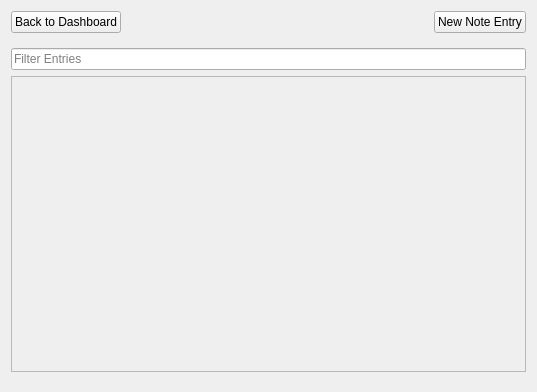
<?xml version="1.0" encoding="UTF-8"?>
<ui version="4.0">
 <class>NotesManager</class>
 <widget class="QWidget" name="NotesManager">
  <property name="geometry">
   <rect>
    <x>0</x>
    <y>0</y>
    <width>537</width>
    <height>392</height>
   </rect>
  </property>
  <property name="windowTitle">
   <string>Form</string>
  </property>
  <layout class="QVBoxLayout" name="verticalLayout">
   <item>
    <layout class="QHBoxLayout" name="horizontalLayout">
     <item>
      <widget class="QPushButton" name="backToDashboardButton">
       <property name="text">
        <string>Back to Dashboard</string>
       </property>
      </widget>
     </item>
     <item>
      <spacer name="horizontalSpacer">
       <property name="orientation">
        <enum>Qt::Horizontal</enum>
       </property>
       <property name="sizeHint" stdset="0">
        <size>
         <width>40</width>
         <height>20</height>
        </size>
       </property>
      </spacer>
     </item>
     <item>
      <widget class="QPushButton" name="addNoteButton">
       <property name="text">
        <string>New Note Entry</string>
       </property>
      </widget>
     </item>
    </layout>
   </item>
   <item>
    <widget class="QStackedWidget" name="stackedWidget">
     <property name="currentIndex">
      <number>0</number>
     </property>
     <widget class="QWidget" name="notesPage">
      <layout class="QVBoxLayout" name="verticalLayout_3">
       <property name="leftMargin">
        <number>0</number>
       </property>
       <property name="rightMargin">
        <number>0</number>
       </property>
       <item>
        <widget class="QLineEdit" name="filterEntriesInput">
         <property name="placeholderText">
          <string>Filter Entries</string>
         </property>
         <property name="clearButtonEnabled">
          <bool>true</bool>
         </property>
        </widget>
       </item>
       <item>
        <widget class="QScrollArea" name="scrollArea">
         <property name="widgetResizable">
          <bool>true</bool>
         </property>
         <widget class="QWidget" name="notesContainer">
          <property name="geometry">
           <rect>
            <x>0</x>
            <y>0</y>
            <width>517</width>
            <height>288</height>
           </rect>
          </property>
          <layout class="QVBoxLayout" name="verticalLayout_2"/>
         </widget>
        </widget>
       </item>
      </layout>
     </widget>
     <widget class="QWidget" name="noNotesPage">
      <layout class="QVBoxLayout" name="verticalLayout_4">
       <item>
        <widget class="QLabel" name="label">
         <property name="text">
          <string>No Notes saved yet.</string>
         </property>
         <property name="alignment">
          <set>Qt::AlignCenter</set>
         </property>
        </widget>
       </item>
      </layout>
     </widget>
    </widget>
   </item>
  </layout>
 </widget>
 <resources/>
 <connections/>
</ui>
